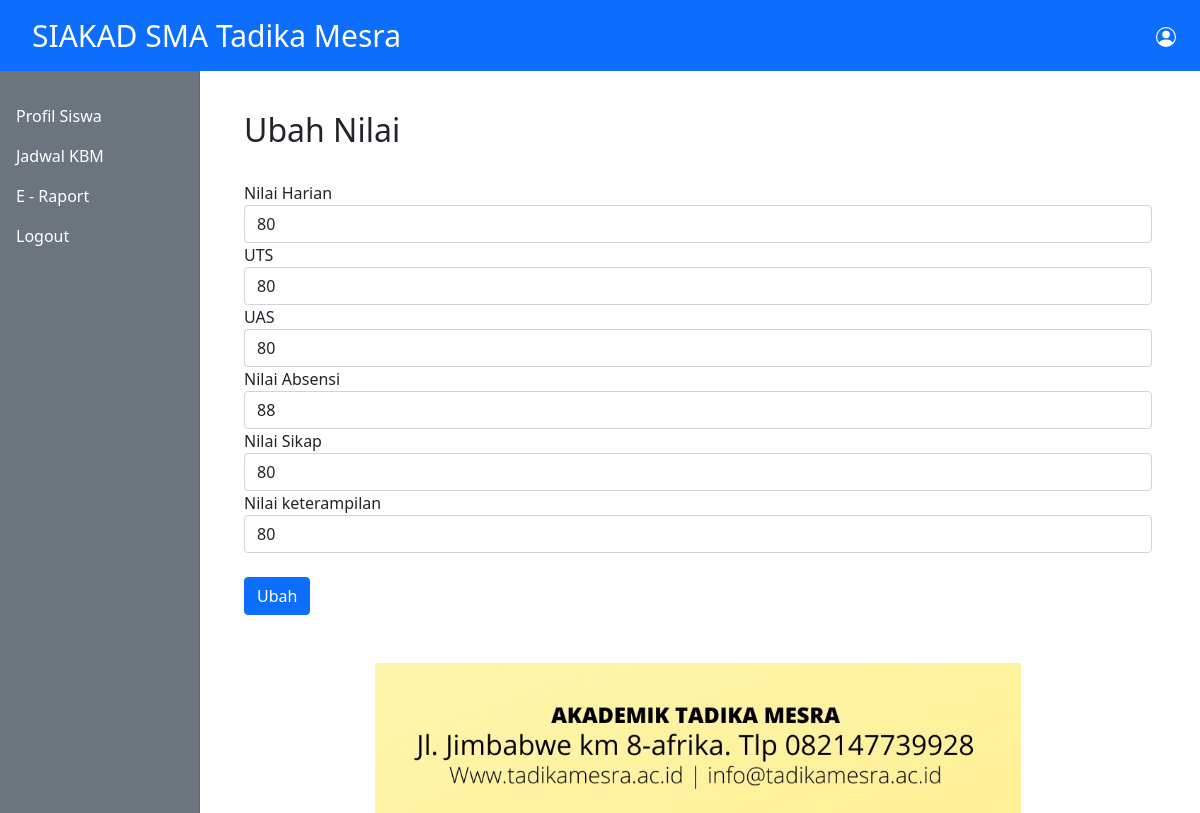
The app's page /guru/ubah-nilai.php?id=3 with its own data.
### tables this page shows
CREATE TABLE `nilai_siswa` (
  `id` int(11) NOT NULL,
  `mapel` varchar(50) NOT NULL,
  `NISN` int(20) NOT NULL,
  `nama` varchar(100) NOT NULL,
  `kelas` varchar(30) NOT NULL,
  `nilai_harian` int(11) NOT NULL,
  `UTS` int(11) NOT NULL,
  `UAS` int(11) NOT NULL,
  `nilai_absen` int(11) NOT NULL,
  `nilai_sikap` int(11) NOT NULL,
  `keterampilan` int(11) NOT NULL
);

### guru/ubah-nilai.php (the view, shortened to what this page needs)
<?php
include_once '../database/koneksi.php';
include_once '../templates/header.php';
$id = $_GET["id"];
$sql = mysqli_query($koneksi,"SELECT * FROM nilai_siswa WHERE id = '$id'");
while ($rows = mysqli_fetch_assoc($sql)){
  $harian = $rows["nilai_harian"];
  $uts = $rows["UTS"];
  $uas = $rows["UAS"];
  $absen = $rows["nilai_absen"];
  $sikap = $rows["nilai_sikap"];
  $keterampilan = $rows["keterampilan"];
}
 ?>
<div class="container mt-3">
	<h2 style="text-transform: capitalize;"> ubah nilai </h2> <br>
	<form action="" method="post">
  			<div class="form-group">
    			<label for="harian">Nilai Harian</label>
    			<input type="text" class="form-control" id="harian" name="harian" value="<?= $harian?>">
  			</div>
 			<div class="form-group">
    			<label for="UTS">UTS</label>
    			<input type="text" class="form-control" id="UTS" name="UTS" value="<?= $uts?>">
  			</div>
 			<div class="form-group">
    			<label for="UAS">UAS</label>
    			<input type="text" class="form-control" id="UAS" name="UAS" value="<?= $uas?>">
  			</div>
  			<div class="form-group">
    			<label for="absensi">Nilai Absensi</label>
    			<input type="text" class="form-control" id="absensi" name="absensi" value="<?= $absen?>">
  			</div>
  			<div class="form-group">
    			<label for="sikap">Nilai Sikap</label>
    			<input type="text" class="form-control" id="sikap" name="sikap" value="<?= $sikap?>">
  			</div>
        <div class="form-group">
          <label for="keterampilan">Nilai keterampilan</label>
          <input type="text" class="form-control" id="keterampilan" name="keterampilan" value="<?= $keterampilan?>">
        </div>
  			<br>
  			 <button type="submit" name="submit" class="btn btn-primary">Ubah</button>
	</form>
</div>
 <?php include_once '../templates/footer.php'; ?>

### records on screen
nilai_siswa: harian "80", UTS "80", UAS "80", absensi "88", sikap "80", keterampilan "80"
